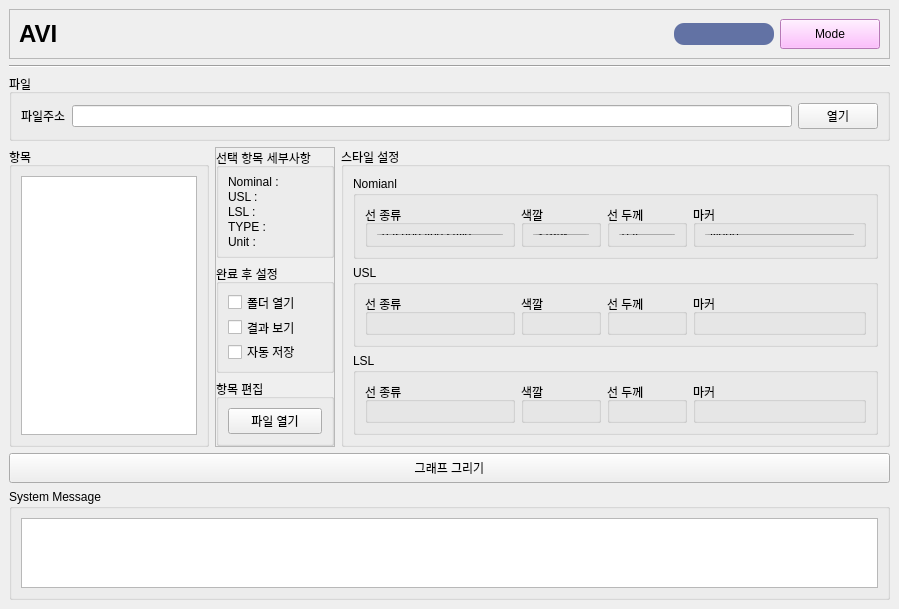
<?xml version="1.0" encoding="UTF-8"?>
<ui version="4.0">
 <class>MainWindow</class>
 <widget class="QMainWindow" name="MainWindow">
  <property name="geometry">
   <rect>
    <x>0</x>
    <y>0</y>
    <width>884</width>
    <height>591</height>
   </rect>
  </property>
  <property name="windowTitle">
   <string>MainWindow</string>
  </property>
  <widget class="QWidget" name="centralwidget">
   <layout class="QVBoxLayout" name="verticalLayout_4">
    <item>
     <widget class="QFrame" name="frame_3">
      <property name="minimumSize">
       <size>
        <width>0</width>
        <height>50</height>
       </size>
      </property>
      <property name="maximumSize">
       <size>
        <width>16777215</width>
        <height>50</height>
       </size>
      </property>
      <property name="frameShape">
       <enum>QFrame::StyledPanel</enum>
      </property>
      <property name="frameShadow">
       <enum>QFrame::Raised</enum>
      </property>
      <layout class="QHBoxLayout" name="horizontalLayout_5">
       <item>
        <widget class="QLabel" name="label">
         <property name="text">
          <string>&lt;html&gt;&lt;head/&gt;&lt;body&gt;&lt;p&gt;&lt;span style=&quot; font-size:18pt; font-weight:600;&quot;&gt;AVI&lt;/span&gt;&lt;/p&gt;&lt;/body&gt;&lt;/html&gt;</string>
         </property>
        </widget>
       </item>
       <item>
        <spacer name="horizontalSpacer">
         <property name="orientation">
          <enum>Qt::Horizontal</enum>
         </property>
         <property name="sizeHint" stdset="0">
          <size>
           <width>40</width>
           <height>20</height>
          </size>
         </property>
        </spacer>
       </item>
       <item>
        <widget class="QProgressBar" name="progressBar">
         <property name="minimumSize">
          <size>
           <width>100</width>
           <height>0</height>
          </size>
         </property>
         <property name="maximumSize">
          <size>
           <width>100</width>
           <height>16777215</height>
          </size>
         </property>
         <property name="styleSheet">
          <string notr="true">QProgressBar{background-color: rgb(98, 114, 164);
color:rgb(200,200,200);
border-style: none;
border-bottom-right-radius: 10px;
border-bottom-left-radius: 10px;
border-top-right-radius: 10px;
border-top-left-radius: 10px;}
QProgressBar::chunk{border-bottom-right-radius: 10px;
border-bottom-left-radius: 10px;
border-top-right-radius: 10px;
border-top-left-radius: 10px;
background-color: qlineargradient(spread:pad, x1:0, y1:0.511364, x2:1, y2:0.523, stop:0 rgba(254, 121, 199, 255), stop:1 rgba(170, 85, 255, 255));}</string>
         </property>
         <property name="value">
          <number>0</number>
         </property>
         <property name="textVisible">
          <bool>false</bool>
         </property>
        </widget>
       </item>
       <item>
        <widget class="QPushButton" name="btn_ultra">
         <property name="minimumSize">
          <size>
           <width>100</width>
           <height>30</height>
          </size>
         </property>
         <property name="maximumSize">
          <size>
           <width>100</width>
           <height>16777215</height>
          </size>
         </property>
         <property name="styleSheet">
          <string notr="true">background: rgb(255, 170, 255)</string>
         </property>
         <property name="text">
          <string>Mode</string>
         </property>
        </widget>
       </item>
      </layout>
     </widget>
    </item>
    <item>
     <widget class="Line" name="line">
      <property name="orientation">
       <enum>Qt::Horizontal</enum>
      </property>
     </widget>
    </item>
    <item>
     <widget class="QGroupBox" name="groupBox">
      <property name="minimumSize">
       <size>
        <width>0</width>
        <height>0</height>
       </size>
      </property>
      <property name="maximumSize">
       <size>
        <width>16777215</width>
        <height>11111111</height>
       </size>
      </property>
      <property name="title">
       <string>파일</string>
      </property>
      <layout class="QHBoxLayout" name="horizontalLayout">
       <item>
        <widget class="QLabel" name="label_2">
         <property name="text">
          <string>파일주소</string>
         </property>
        </widget>
       </item>
       <item>
        <widget class="QLineEdit" name="line_path"/>
       </item>
       <item>
        <widget class="QPushButton" name="btn_openfile">
         <property name="text">
          <string>열기</string>
         </property>
        </widget>
       </item>
      </layout>
     </widget>
    </item>
    <item>
     <widget class="QFrame" name="frame">
      <property name="minimumSize">
       <size>
        <width>0</width>
        <height>300</height>
       </size>
      </property>
      <property name="maximumSize">
       <size>
        <width>16777215</width>
        <height>300</height>
       </size>
      </property>
      <layout class="QHBoxLayout" name="horizontalLayout_2">
       <property name="leftMargin">
        <number>0</number>
       </property>
       <property name="topMargin">
        <number>0</number>
       </property>
       <property name="rightMargin">
        <number>0</number>
       </property>
       <property name="bottomMargin">
        <number>0</number>
       </property>
       <item>
        <widget class="QGroupBox" name="groupBox_4">
         <property name="minimumSize">
          <size>
           <width>200</width>
           <height>0</height>
          </size>
         </property>
         <property name="maximumSize">
          <size>
           <width>200</width>
           <height>16777215</height>
          </size>
         </property>
         <property name="title">
          <string>항목</string>
         </property>
         <layout class="QVBoxLayout" name="verticalLayout">
          <item>
           <widget class="QListWidget" name="list_category">
            <property name="minimumSize">
             <size>
              <width>0</width>
              <height>0</height>
             </size>
            </property>
            <property name="maximumSize">
             <size>
              <width>16777215</width>
              <height>16777215</height>
             </size>
            </property>
           </widget>
          </item>
         </layout>
        </widget>
       </item>
       <item>
        <widget class="QFrame" name="frame_5">
         <property name="minimumSize">
          <size>
           <width>120</width>
           <height>0</height>
          </size>
         </property>
         <property name="maximumSize">
          <size>
           <width>120</width>
           <height>16777215</height>
          </size>
         </property>
         <property name="frameShape">
          <enum>QFrame::StyledPanel</enum>
         </property>
         <property name="frameShadow">
          <enum>QFrame::Raised</enum>
         </property>
         <layout class="QVBoxLayout" name="verticalLayout_3">
          <property name="leftMargin">
           <number>0</number>
          </property>
          <property name="topMargin">
           <number>0</number>
          </property>
          <property name="rightMargin">
           <number>0</number>
          </property>
          <property name="bottomMargin">
           <number>0</number>
          </property>
          <item>
           <widget class="QGroupBox" name="groupBox_2">
            <property name="title">
             <string>선택 항목 세부사항</string>
            </property>
            <layout class="QVBoxLayout" name="verticalLayout_2">
             <item>
              <widget class="QLabel" name="label_spec">
               <property name="text">
                <string>Nominal : </string>
               </property>
              </widget>
             </item>
             <item>
              <widget class="QLabel" name="label_usl">
               <property name="text">
                <string>USL : </string>
               </property>
              </widget>
             </item>
             <item>
              <widget class="QLabel" name="label_lsl">
               <property name="text">
                <string>LSL : </string>
               </property>
              </widget>
             </item>
             <item>
              <widget class="QLabel" name="label_type">
               <property name="text">
                <string>TYPE :</string>
               </property>
              </widget>
             </item>
             <item>
              <widget class="QLabel" name="label_unit">
               <property name="text">
                <string>Unit : </string>
               </property>
              </widget>
             </item>
            </layout>
           </widget>
          </item>
          <item>
           <widget class="QGroupBox" name="groupBox_28">
            <property name="title">
             <string>완료 후 설정</string>
            </property>
            <layout class="QVBoxLayout" name="verticalLayout_10">
             <item>
              <widget class="QCheckBox" name="check_setting_openfolder">
               <property name="text">
                <string>폴더 열기</string>
               </property>
              </widget>
             </item>
             <item>
              <widget class="QCheckBox" name="check_setting_imageshow">
               <property name="text">
                <string>결과 보기</string>
               </property>
              </widget>
             </item>
             <item>
              <widget class="QCheckBox" name="check_setting_saveauto">
               <property name="text">
                <string>자동 저장</string>
               </property>
              </widget>
             </item>
            </layout>
           </widget>
          </item>
          <item>
           <spacer name="verticalSpacer">
            <property name="orientation">
             <enum>Qt::Vertical</enum>
            </property>
            <property name="sizeHint" stdset="0">
             <size>
              <width>20</width>
              <height>40</height>
             </size>
            </property>
           </spacer>
          </item>
          <item>
           <widget class="QGroupBox" name="groupBox_3">
            <property name="title">
             <string>항목 편집</string>
            </property>
            <layout class="QVBoxLayout" name="verticalLayout_5">
             <item>
              <widget class="QPushButton" name="btn_open_settings">
               <property name="text">
                <string>파일 열기</string>
               </property>
              </widget>
             </item>
            </layout>
           </widget>
          </item>
         </layout>
        </widget>
       </item>
       <item>
        <widget class="QGroupBox" name="groupBox_6">
         <property name="minimumSize">
          <size>
           <width>0</width>
           <height>0</height>
          </size>
         </property>
         <property name="maximumSize">
          <size>
           <width>16777215</width>
           <height>16777215</height>
          </size>
         </property>
         <property name="title">
          <string>스타일 설정</string>
         </property>
         <layout class="QVBoxLayout" name="verticalLayout_9">
          <item>
           <widget class="QGroupBox" name="groupBox_7">
            <property name="title">
             <string>Nomianl</string>
            </property>
            <layout class="QHBoxLayout" name="horizontalLayout_4">
             <item>
              <widget class="QGroupBox" name="groupBox_11">
               <property name="minimumSize">
                <size>
                 <width>150</width>
                 <height>0</height>
                </size>
               </property>
               <property name="maximumSize">
                <size>
                 <width>150</width>
                 <height>16777215</height>
                </size>
               </property>
               <property name="title">
                <string>선 종류</string>
               </property>
               <layout class="QVBoxLayout" name="verticalLayout_6">
                <item>
                 <widget class="QComboBox" name="combo_nominal_linestyle">
                  <property name="currentIndex">
                   <number>1</number>
                  </property>
                  <item>
                   <property name="text">
                    <string>solid line style</string>
                   </property>
                  </item>
                  <item>
                   <property name="text">
                    <string>dashed line style</string>
                   </property>
                  </item>
                  <item>
                   <property name="text">
                    <string>dash-dot line style</string>
                   </property>
                  </item>
                  <item>
                   <property name="text">
                    <string>dotted line style</string>
                   </property>
                  </item>
                 </widget>
                </item>
               </layout>
              </widget>
             </item>
             <item>
              <widget class="QGroupBox" name="groupBox_9">
               <property name="minimumSize">
                <size>
                 <width>80</width>
                 <height>0</height>
                </size>
               </property>
               <property name="maximumSize">
                <size>
                 <width>80</width>
                 <height>16777215</height>
                </size>
               </property>
               <property name="title">
                <string>색깔</string>
               </property>
               <layout class="QHBoxLayout" name="horizontalLayout_7">
                <item>
                 <widget class="QComboBox" name="combo_nominal_color">
                  <item>
                   <property name="text">
                    <string>검정색</string>
                   </property>
                  </item>
                  <item>
                   <property name="text">
                    <string>빨강색</string>
                   </property>
                  </item>
                  <item>
                   <property name="text">
                    <string>노랑색</string>
                   </property>
                  </item>
                  <item>
                   <property name="text">
                    <string>파랑색</string>
                   </property>
                  </item>
                  <item>
                   <property name="text">
                    <string>초록색</string>
                   </property>
                  </item>
                  <item>
                   <property name="text">
                    <string>청록색</string>
                   </property>
                  </item>
                  <item>
                   <property name="text">
                    <string>자홍색</string>
                   </property>
                  </item>
                  <item>
                   <property name="text">
                    <string>흰색</string>
                   </property>
                  </item>
                 </widget>
                </item>
               </layout>
              </widget>
             </item>
             <item>
              <widget class="QGroupBox" name="groupBox_8">
               <property name="minimumSize">
                <size>
                 <width>80</width>
                 <height>0</height>
                </size>
               </property>
               <property name="maximumSize">
                <size>
                 <width>80</width>
                 <height>16777215</height>
                </size>
               </property>
               <property name="title">
                <string>선 두께</string>
               </property>
               <layout class="QHBoxLayout" name="horizontalLayout_6">
                <item>
                 <widget class="QLineEdit" name="combo_nominal_width">
                  <property name="text">
                   <string>0.4</string>
                  </property>
                 </widget>
                </item>
               </layout>
              </widget>
             </item>
             <item>
              <widget class="QGroupBox" name="groupBox_10">
               <property name="title">
                <string>마커</string>
               </property>
               <layout class="QHBoxLayout" name="horizontalLayout_8">
                <item>
                 <widget class="QComboBox" name="combo_nominal_marker">
                  <item>
                   <property name="text">
                    <string>None</string>
                   </property>
                  </item>
                  <item>
                   <property name="text">
                    <string>point marker</string>
                   </property>
                  </item>
                  <item>
                   <property name="text">
                    <string>pixel marker</string>
                   </property>
                  </item>
                  <item>
                   <property name="text">
                    <string>circle marker</string>
                   </property>
                  </item>
                  <item>
                   <property name="text">
                    <string>triangle_down marker</string>
                   </property>
                  </item>
                  <item>
                   <property name="text">
                    <string>triangle_up marker</string>
                   </property>
                  </item>
                  <item>
                   <property name="text">
                    <string>triangle_left marker</string>
                   </property>
                  </item>
                  <item>
                   <property name="text">
                    <string>triangle_right marker</string>
                   </property>
                  </item>
                  <item>
                   <property name="text">
                    <string>tri_down marker</string>
                   </property>
                  </item>
                  <item>
                   <property name="text">
                    <string>tri_up marker</string>
                   </property>
                  </item>
                  <item>
                   <property name="text">
                    <string>tri_left marker</string>
                   </property>
                  </item>
                  <item>
                   <property name="text">
                    <string>tri_right marker</string>
                   </property>
                  </item>
                  <item>
                   <property name="text">
                    <string>square marker</string>
                   </property>
                  </item>
                  <item>
                   <property name="text">
                    <string>pentagon marker</string>
                   </property>
                  </item>
                  <item>
                   <property name="text">
                    <string>star marker</string>
                   </property>
                  </item>
                  <item>
                   <property name="text">
                    <string>hexagon1 marker</string>
                   </property>
                  </item>
                  <item>
                   <property name="text">
                    <string>hexagon2 marker</string>
                   </property>
                  </item>
                  <item>
                   <property name="text">
                    <string>plus marker</string>
                   </property>
                  </item>
                  <item>
                   <property name="text">
                    <string>x marker</string>
                   </property>
                  </item>
                  <item>
                   <property name="text">
                    <string>diamond marker</string>
                   </property>
                  </item>
                  <item>
                   <property name="text">
                    <string>thin_diamond marker</string>
                   </property>
                  </item>
                  <item>
                   <property name="text">
                    <string>vline marker</string>
                   </property>
                  </item>
                  <item>
                   <property name="text">
                    <string>hline marker</string>
                   </property>
                  </item>
                 </widget>
                </item>
               </layout>
              </widget>
             </item>
            </layout>
           </widget>
          </item>
          <item>
           <widget class="QGroupBox" name="groupBox_15">
            <property name="title">
             <string>USL</string>
            </property>
            <layout class="QHBoxLayout" name="horizontalLayout_17">
             <item>
              <widget class="QGroupBox" name="groupBox_19">
               <property name="minimumSize">
                <size>
                 <width>150</width>
                 <height>0</height>
                </size>
               </property>
               <property name="maximumSize">
                <size>
                 <width>150</width>
                 <height>16777215</height>
                </size>
               </property>
               <property name="title">
                <string>선 종류</string>
               </property>
               <layout class="QVBoxLayout" name="verticalLayout_7">
                <item>
                 <widget class="QComboBox" name="combo_usl_linestyle">
                  <property name="currentIndex">
                   <number>1</number>
                  </property>
                  <item>
                   <property name="text">
                    <string>solid line style</string>
                   </property>
                  </item>
                  <item>
                   <property name="text">
                    <string>dashed line style</string>
                   </property>
                  </item>
                  <item>
                   <property name="text">
                    <string>dash-dot line style</string>
                   </property>
                  </item>
                  <item>
                   <property name="text">
                    <string>dotted line style</string>
                   </property>
                  </item>
                 </widget>
                </item>
               </layout>
              </widget>
             </item>
             <item>
              <widget class="QGroupBox" name="groupBox_20">
               <property name="minimumSize">
                <size>
                 <width>80</width>
                 <height>0</height>
                </size>
               </property>
               <property name="maximumSize">
                <size>
                 <width>80</width>
                 <height>16777215</height>
                </size>
               </property>
               <property name="title">
                <string>색깔</string>
               </property>
               <layout class="QHBoxLayout" name="horizontalLayout_18">
                <item>
                 <widget class="QComboBox" name="combo_usl_color">
                  <item>
                   <property name="text">
                    <string>검정색</string>
                   </property>
                  </item>
                  <item>
                   <property name="text">
                    <string>빨강색</string>
                   </property>
                  </item>
                  <item>
                   <property name="text">
                    <string>노랑색</string>
                   </property>
                  </item>
                  <item>
                   <property name="text">
                    <string>파랑색</string>
                   </property>
                  </item>
                  <item>
                   <property name="text">
                    <string>초록색</string>
                   </property>
                  </item>
                  <item>
                   <property name="text">
                    <string>청록색</string>
                   </property>
                  </item>
                  <item>
                   <property name="text">
                    <string>자홍색</string>
                   </property>
                  </item>
                  <item>
                   <property name="text">
                    <string>흰색</string>
                   </property>
                  </item>
                 </widget>
                </item>
               </layout>
              </widget>
             </item>
             <item>
              <widget class="QGroupBox" name="groupBox_21">
               <property name="minimumSize">
                <size>
                 <width>80</width>
                 <height>0</height>
                </size>
               </property>
               <property name="maximumSize">
                <size>
                 <width>80</width>
                 <height>16777215</height>
                </size>
               </property>
               <property name="title">
                <string>선 두께</string>
               </property>
               <layout class="QHBoxLayout" name="horizontalLayout_19">
                <item>
                 <widget class="QLineEdit" name="combo_usl_width">
                  <property name="text">
                   <string>0.2</string>
                  </property>
                 </widget>
                </item>
               </layout>
              </widget>
             </item>
             <item>
              <widget class="QGroupBox" name="groupBox_22">
               <property name="title">
                <string>마커</string>
               </property>
               <layout class="QHBoxLayout" name="horizontalLayout_20">
                <item>
                 <widget class="QComboBox" name="combo_usl_marker">
                  <item>
                   <property name="text">
                    <string>None</string>
                   </property>
                  </item>
                  <item>
                   <property name="text">
                    <string>point marker</string>
                   </property>
                  </item>
                  <item>
                   <property name="text">
                    <string>pixel marker</string>
                   </property>
                  </item>
                  <item>
                   <property name="text">
                    <string>circle marker</string>
                   </property>
                  </item>
                  <item>
                   <property name="text">
                    <string>triangle_down marker</string>
                   </property>
                  </item>
                  <item>
                   <property name="text">
                    <string>triangle_up marker</string>
                   </property>
                  </item>
                  <item>
                   <property name="text">
                    <string>triangle_left marker</string>
                   </property>
                  </item>
                  <item>
                   <property name="text">
                    <string>triangle_right marker</string>
                   </property>
                  </item>
                  <item>
                   <property name="text">
                    <string>tri_down marker</string>
                   </property>
                  </item>
                  <item>
                   <property name="text">
                    <string>tri_up marker</string>
                   </property>
                  </item>
                  <item>
                   <property name="text">
                    <string>tri_left marker</string>
                   </property>
                  </item>
                  <item>
                   <property name="text">
                    <string>tri_right marker</string>
                   </property>
                  </item>
                  <item>
                   <property name="text">
                    <string>square marker</string>
                   </property>
                  </item>
                  <item>
                   <property name="text">
                    <string>pentagon marker</string>
                   </property>
                  </item>
                  <item>
                   <property name="text">
                    <string>star marker</string>
                   </property>
                  </item>
                  <item>
                   <property name="text">
                    <string>hexagon1 marker</string>
                   </property>
                  </item>
                  <item>
                   <property name="text">
                    <string>hexagon2 marker</string>
                   </property>
                  </item>
                  <item>
                   <property name="text">
                    <string>plus marker</string>
                   </property>
                  </item>
                  <item>
                   <property name="text">
                    <string>x marker</string>
                   </property>
                  </item>
                  <item>
                   <property name="text">
                    <string>diamond marker</string>
                   </property>
                  </item>
                  <item>
                   <property name="text">
                    <string>thin_diamond marker</string>
                   </property>
                  </item>
                  <item>
                   <property name="text">
                    <string>vline marker</string>
                   </property>
                  </item>
                  <item>
                   <property name="text">
                    <string>hline marker</string>
                   </property>
                  </item>
                 </widget>
                </item>
               </layout>
              </widget>
             </item>
            </layout>
           </widget>
          </item>
          <item>
           <widget class="QGroupBox" name="groupBox_23">
            <property name="title">
             <string>LSL</string>
            </property>
            <layout class="QHBoxLayout" name="horizontalLayout_21">
             <item>
              <widget class="QGroupBox" name="groupBox_24">
               <property name="minimumSize">
                <size>
                 <width>150</width>
                 <height>0</height>
                </size>
               </property>
               <property name="maximumSize">
                <size>
                 <width>150</width>
                 <height>16777215</height>
                </size>
               </property>
               <property name="title">
                <string>선 종류</string>
               </property>
               <layout class="QVBoxLayout" name="verticalLayout_8">
                <item>
                 <widget class="QComboBox" name="combo_lsl_linestyle">
                  <property name="currentIndex">
                   <number>1</number>
                  </property>
                  <item>
                   <property name="text">
                    <string>solid line style</string>
                   </property>
                  </item>
                  <item>
                   <property name="text">
                    <string>dashed line style</string>
                   </property>
                  </item>
                  <item>
                   <property name="text">
                    <string>dash-dot line style</string>
                   </property>
                  </item>
                  <item>
                   <property name="text">
                    <string>dotted line style</string>
                   </property>
                  </item>
                 </widget>
                </item>
               </layout>
              </widget>
             </item>
             <item>
              <widget class="QGroupBox" name="groupBox_25">
               <property name="minimumSize">
                <size>
                 <width>80</width>
                 <height>0</height>
                </size>
               </property>
               <property name="maximumSize">
                <size>
                 <width>80</width>
                 <height>16777215</height>
                </size>
               </property>
               <property name="title">
                <string>색깔</string>
               </property>
               <layout class="QHBoxLayout" name="horizontalLayout_22">
                <item>
                 <widget class="QComboBox" name="combo_lsl_color">
                  <item>
                   <property name="text">
                    <string>검정색</string>
                   </property>
                  </item>
                  <item>
                   <property name="text">
                    <string>빨강색</string>
                   </property>
                  </item>
                  <item>
                   <property name="text">
                    <string>노랑색</string>
                   </property>
                  </item>
                  <item>
                   <property name="text">
                    <string>파랑색</string>
                   </property>
                  </item>
                  <item>
                   <property name="text">
                    <string>초록색</string>
                   </property>
                  </item>
                  <item>
                   <property name="text">
                    <string>청록색</string>
                   </property>
                  </item>
                  <item>
                   <property name="text">
                    <string>자홍색</string>
                   </property>
                  </item>
                  <item>
                   <property name="text">
                    <string>흰색</string>
                   </property>
                  </item>
                 </widget>
                </item>
               </layout>
              </widget>
             </item>
             <item>
              <widget class="QGroupBox" name="groupBox_26">
               <property name="minimumSize">
                <size>
                 <width>80</width>
                 <height>0</height>
                </size>
               </property>
               <property name="maximumSize">
                <size>
                 <width>80</width>
                 <height>16777215</height>
                </size>
               </property>
               <property name="title">
                <string>선 두께</string>
               </property>
               <layout class="QHBoxLayout" name="horizontalLayout_23">
                <item>
                 <widget class="QLineEdit" name="combo_lsl_width">
                  <property name="text">
                   <string>0.2</string>
                  </property>
                 </widget>
                </item>
               </layout>
              </widget>
             </item>
             <item>
              <widget class="QGroupBox" name="groupBox_27">
               <property name="title">
                <string>마커</string>
               </property>
               <layout class="QHBoxLayout" name="horizontalLayout_24">
                <item>
                 <widget class="QComboBox" name="combo_lsl_marker">
                  <item>
                   <property name="text">
                    <string>None</string>
                   </property>
                  </item>
                  <item>
                   <property name="text">
                    <string>point marker</string>
                   </property>
                  </item>
                  <item>
                   <property name="text">
                    <string>pixel marker</string>
                   </property>
                  </item>
                  <item>
                   <property name="text">
                    <string>circle marker</string>
                   </property>
                  </item>
                  <item>
                   <property name="text">
                    <string>triangle_down marker</string>
                   </property>
                  </item>
                  <item>
                   <property name="text">
                    <string>triangle_up marker</string>
                   </property>
                  </item>
                  <item>
                   <property name="text">
                    <string>triangle_left marker</string>
                   </property>
                  </item>
                  <item>
                   <property name="text">
                    <string>triangle_right marker</string>
                   </property>
                  </item>
                  <item>
                   <property name="text">
                    <string>tri_down marker</string>
                   </property>
                  </item>
                  <item>
                   <property name="text">
                    <string>tri_up marker</string>
                   </property>
                  </item>
                  <item>
                   <property name="text">
                    <string>tri_left marker</string>
                   </property>
                  </item>
                  <item>
                   <property name="text">
                    <string>tri_right marker</string>
                   </property>
                  </item>
                  <item>
                   <property name="text">
                    <string>square marker</string>
                   </property>
                  </item>
                  <item>
                   <property name="text">
                    <string>pentagon marker</string>
                   </property>
                  </item>
                  <item>
                   <property name="text">
                    <string>star marker</string>
                   </property>
                  </item>
                  <item>
                   <property name="text">
                    <string>hexagon1 marker</string>
                   </property>
                  </item>
                  <item>
                   <property name="text">
                    <string>hexagon2 marker</string>
                   </property>
                  </item>
                  <item>
                   <property name="text">
                    <string>plus marker</string>
                   </property>
                  </item>
                  <item>
                   <property name="text">
                    <string>x marker</string>
                   </property>
                  </item>
                  <item>
                   <property name="text">
                    <string>diamond marker</string>
                   </property>
                  </item>
                  <item>
                   <property name="text">
                    <string>thin_diamond marker</string>
                   </property>
                  </item>
                  <item>
                   <property name="text">
                    <string>vline marker</string>
                   </property>
                  </item>
                  <item>
                   <property name="text">
                    <string>hline marker</string>
                   </property>
                  </item>
                 </widget>
                </item>
               </layout>
              </widget>
             </item>
            </layout>
           </widget>
          </item>
         </layout>
        </widget>
       </item>
      </layout>
     </widget>
    </item>
    <item>
     <widget class="QPushButton" name="btn_run">
      <property name="minimumSize">
       <size>
        <width>0</width>
        <height>30</height>
       </size>
      </property>
      <property name="text">
       <string>그래프 그리기</string>
      </property>
     </widget>
    </item>
    <item>
     <widget class="QGroupBox" name="groupBox_5">
      <property name="title">
       <string>System Message</string>
      </property>
      <layout class="QHBoxLayout" name="horizontalLayout_3">
       <item>
        <widget class="QListWidget" name="list_message"/>
       </item>
      </layout>
     </widget>
    </item>
   </layout>
  </widget>
 </widget>
 <resources/>
 <connections/>
</ui>
